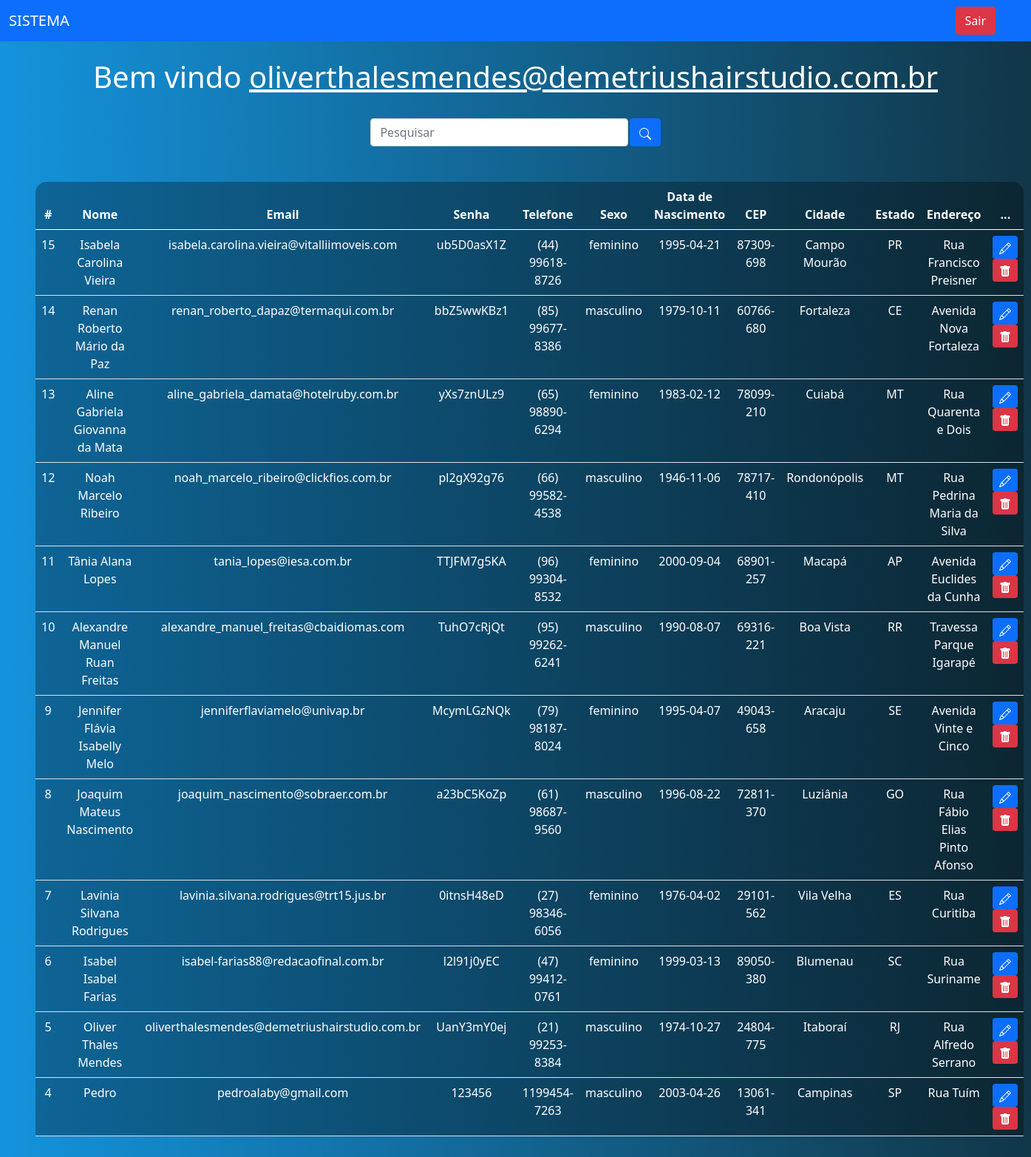
/sistema.php (signed in), run on the app's committed database.
### tables this page shows
CREATE TABLE `usuarios` (
  `id` int(11) NOT NULL,
  `nome` varchar(45) NOT NULL,
  `email` varchar(110) NOT NULL,
  `senha` varchar(45) NOT NULL,
  `telefone` varchar(15) NOT NULL,
  `sexo` varchar(15) NOT NULL,
  `data_nasc` date NOT NULL,
  `cep` varchar(15) NOT NULL,
  `cidade` varchar(45) NOT NULL,
  `estado` varchar(45) NOT NULL,
  `endereco` varchar(45) NOT NULL
);

### sistema.php (the view, shortened to what this page needs)
<?php
    include_once('config.php');
    $logado = $_SESSION['email'];
    if(!empty($_GET['search']))
    {
        $data = $_GET['search'];
        $sql = "SELECT * FROM usuarios WHERE id LIKE '%$data%' or nome LIKE '%$data%' or email LIKE '%$data%' ORDER BY id DESC";
    }
    else
    {
        $sql = "SELECT * FROM usuarios ORDER BY id DESC";
    }
    $result = $conexao->query($sql);
?>
<!DOCTYPE html>
<html lang="pt-br">
<head>
    <link href="https://cdn.jsdelivr.net/npm/bootstrap@5.0.2/dist/css/bootstrap.min.css" rel="stylesheet">
</head>
<body>
    <nav class="navbar navbar-expand-lg navbar-dark bg-primary">
        <div class="container-fluid">
            <a class="navbar-brand" href="#">SISTEMA</a>
        </div>
        <div class="d-flex">
            <a href="sair.php" class="btn btn-danger me-5">Sair</a>
        </div>
    </nav>
    <br>
    <?php
        echo "<h1>Bem vindo <u>$logado</u></h1>";
    ?>
    <br>
    <div class="box-search">
        <input type="search" class="form-control w-25" placeholder="Pesquisar" id="pesquisar">
        <button onclick="searchData()" class="btn btn-primary">
        </button>
    </div>
    <div class="m-5">
        <table class="table text-white table-bg">
            <thead>
                <tr>
                    <th scope="col">#</th>
                    <th scope="col">Nome</th>
                    <th scope="col">Email</th>
                    <th scope="col">Senha</th>
                    <th scope="col">Telefone</th>
                    <th scope="col">Sexo</th>
                    <th scope="col">Data de Nascimento</th>
                    <th scope="col">CEP</th>
                    <th scope="col">Cidade</th>
                    <th scope="col">Estado</th>
                    <th scope="col">Endereço</th>
                    <th scope="col">...</th>
                </tr>
            </thead>
            <tbody>
                <?php
                    while($user_data = mysqli_fetch_assoc($result)) {
                        echo "<tr>";
                        echo "<td>".$user_data['id']."</td>";
                        echo "<td>".$user_data['nome']."</td>";
                        echo "<td>".$user_data['email']."</td>";
                        echo "<td>".$user_data['senha']."</td>";
                        echo "<td>".$user_data['telefone']."</td>";
                        echo "<td>".$user_data['sexo']."</td>";
                        echo "<td>".$user_data['data_nasc']."</td>";
                        echo "<td>".$user_data['cep']."</td>";
                        echo "<td>".$user_data['cidade']."</td>";
                        echo "<td>".$user_data['estado']."</td>";
                        echo "<td>".$user_data['endereco']."</td>";
                        echo "<td>
                        <a class='btn btn-sm btn-primary' href='edit.php?id=$user_data[id]' title='Editar'>
                            <svg xmlns='http://www.w3.org/2000/svg' width='16' height='16' fill='currentColor' class='bi bi-pencil' viewBox='0 0 16 16'>
                                <path d='M12.146.146a.5.5 0 0 1 .708 0l3 3a.5.5 0 0 1 0 .708l-10 10a.5.5 0 0 1-.168.11l-5 2a.5.5 0 0 1-.65-.65l2-5a.5.5 0 0 1 .11-.168l10-10zM11.207 2.5 13.5 4.793 14.793 3.5 12.5 1.207 11.207 2.5zm1.586 3L10.5 3.207 4 9.707V10h.5a.5.5 0 0 1 .5.5v.5h.5a.5.5 0 0 1 .5.5v.5h.293l6.5-6.5zm-9.761 5.175-.106.106-1.528 3.821 3.821-1.528.106-.106A.5.5 0 0 1 5 12.5V12h-.5a.5.5 0 0 1-.5-.5V11h-.5a.5.5 0 0 1-.468-.325z'/>
                            </svg>
                            </a>
                            <a class='btn btn-sm btn-danger' href='delete.php?id=$user_data[id]' title='Deletar'>
                                <svg xmlns='http://www.w3.org/2000/svg' width='16' height='16' fill='currentColor' class='bi bi-trash-fill' viewBox='0 0 16 16'>
                                    <path d='M2.5 1a1 1 0 0 0-1 1v1a1 1 0 0 0 1 1H3v9a2 2 0 0 0 2 2h6a2 2 0 0 0 2-2V4h.5a1 1 0 0 0 1-1V2a1 1 0 0 0-1-1H10a1 1 0 0 0-1-1H7a1 1 0 0 0-1 1H2.5zm3 4a.5.5 0 0 1 .5.5v7a.5.5 0 0 1-1 0v-7a.5.5 0 0 1 .5-.5zM8 5a.5.5 0 0 1 .5.5v7a.5.5 0 0 1-1 0v-7A.5.5 0 0 1 8 5zm3 .5v7a.5.5 0 0 1-1 0v-7a.5.5 0 0 1 1 0z'/>
                                </svg>
                            </a>
                            </td>";
                        echo "</tr>";
                    }
                    ?>
            </tbody>
        </table>
    </div>
</body>
</html>

### sistema.php (style rules this page uses)
body { background: linear-gradient(to right, rgb(20, 147, 220), rgb(17, 54, 71)); color: white; text-align: center; }
.table-bg { background: rgba(0, 0, 0, 0.3); border-radius: 15px 15px 0 0; }
.box-search { display: flex; justify-content: center; gap: .1%; }

### data on the page
usuarios: id "15", nome "Isabela Carolina Vieira", email "isabela.carolina.vieira@vitalliimoveis.com", senha "ub5D0asX1Z", telefone "(44) 99618-8726", sexo "feminino", data_nasc "1995-04-21", cep "87309-698", cidade "Campo Mourão", estado "PR", endereco "Rua Francisco Preisner"
usuarios: id "14", nome "Renan Roberto Mário da Paz", email "renan_roberto_dapaz@termaqui.com.br", senha "bbZ5wwKBz1", telefone "(85) 99677-8386", sexo "masculino", data_nasc "1979-10-11", cep "60766-680", cidade "Fortaleza", estado "CE", endereco "Avenida Nova Fortaleza"
usuarios: id "13", nome "Aline Gabriela Giovanna da Mata", email "aline_gabriela_damata@hotelruby.com.br", senha "yXs7znULz9", telefone "(65) 98890-6294", sexo "feminino", data_nasc "1983-02-12", cep "78099-210", cidade "Cuiabá", estado "MT", endereco "Rua Quarenta e Dois"
usuarios: id "12", nome "Noah Marcelo Ribeiro", email "noah_marcelo_ribeiro@clickfios.com.br", senha "pl2gX92g76", telefone "(66) 99582-4538", sexo "masculino", data_nasc "1946-11-06", cep "78717-410", cidade "Rondonópolis", estado "MT", endereco "Rua Pedrina Maria da Silva"
usuarios: id "11", nome "Tânia Alana Lopes", email "tania_lopes@iesa.com.br", senha "TTJFM7g5KA", telefone "(96) 99304-8532", sexo "feminino", data_nasc "2000-09-04", cep "68901-257", cidade "Macapá", estado "AP", endereco "Avenida Euclides da Cunha"
usuarios: id "10", nome "Alexandre Manuel Ruan Freitas", email "alexandre_manuel_freitas@cbaidiomas.com", senha "TuhO7cRjQt", telefone "(95) 99262-6241", sexo "masculino", data_nasc "1990-08-07", cep "69316-221", cidade "Boa Vista", estado "RR", endereco "Travessa Parque Igarapé"
usuarios: id "9", nome "Jennifer Flávia Isabelly Melo", email "jenniferflaviamelo@univap.br", senha "McymLGzNQk", telefone "(79) 98187-8024", sexo "feminino", data_nasc "1995-04-07", cep "49043-658", cidade "Aracaju", estado "SE", endereco "Avenida Vinte e Cinco"
usuarios: id "8", nome "Joaquim Mateus Nascimento", email "joaquim_nascimento@sobraer.com.br", senha "a23bC5KoZp", telefone "(61) 98687-9560", sexo "masculino", data_nasc "1996-08-22", cep "72811-370", cidade "Luziânia", estado "GO", endereco "Rua Fábio Elias Pinto Afonso"
usuarios: id "7", nome "Lavínia Silvana Rodrigues", email "lavinia.silvana.rodrigues@trt15.jus.br", senha "0itnsH48eD", telefone "(27) 98346-6056", sexo "feminino", data_nasc "1976-04-02", cep "29101-562", cidade "Vila Velha", estado "ES", endereco "Rua Curitiba"
usuarios: id "6", nome "Isabel Isabel Farias", email "isabel-farias88@redacaofinal.com.br", senha "l2l91j0yEC", telefone "(47) 99412-0761", sexo "feminino", data_nasc "1999-03-13", cep "89050-380", cidade "Blumenau", estado "SC", endereco "Rua Suriname"
usuarios: id "5", nome "Oliver Thales Mendes", email "oliverthalesmendes@demetriushairstudio.com.br", senha "UanY3mY0ej", telefone "(21) 99253-8384", sexo "masculino", data_nasc "1974-10-27", cep "24804-775", cidade "Itaboraí", estado "RJ", endereco "Rua Alfredo Serrano"
usuarios: id "4", nome "Pedro", email "pedroalaby@gmail.com", senha "123456", telefone "1199454-7263", sexo "masculino", data_nasc "2003-04-26", cep "13061-341", cidade "Campinas", estado "SP", endereco "Rua Tuím"

### other printed values
$logado "oliverthalesmendes@demetriushairstudio.com.br"
